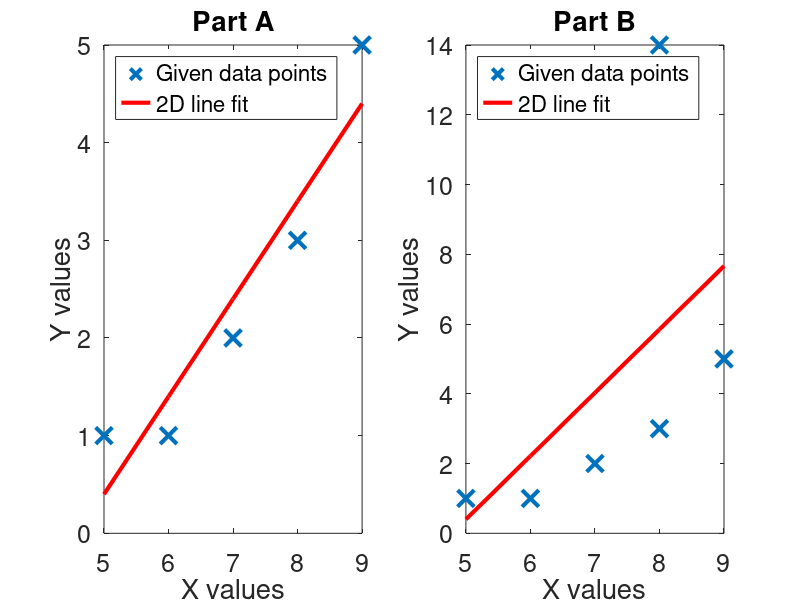

Source code (MATLAB): (Note: this script raises an error after producing the figure.)
close all
clear

%Dataset one
px1 = [5, 6, 7, 8, 9];
py1 = [1, 1, 2, 3, 5];

%M = 2, N = length(x)

A1 = [px1' , ones(length(px1),1)]; %A Matrix
b1 = py1'; %Leftovers

x1 = inv(A1' * A1) * A1' * b1 %Calculating the unknowns 

Y1 = x1(1) * px1 + x1(2); %Final Y1


%Plotting the graph
figure(2)
ax1 = subplot(1,2,1)
plot ( px1, py1, 'x', 'markers',12,'LineWidth',3 ); %Given dataset plot
hold on
plot ( px1 , Y1 , 'r-','LineWidth',3);%2d Line fit plot
hold off;
title('Part A');
ylabel('Y values');
xlabel('X values');
legend('Given data points', '2D line fit','Location','northwest');
set(gca,'FontSize',18);

%Dataset 2
px2 = [5, 6, 7, 8, 8, 9];
py2 = [1, 1, 2, 3, 14, 5];

A2 = [px2' , ones(length(px2),1)];
b2 = py2';

x2 = inv(A2' * A2) * A2' * b2

Y2 = x2(1) * px2 + x2(2);

%Plotting the Graph
ax2 = subplot(1,2,2)
plot ( px2, py2, 'x','markers',12,'LineWidth',3 ); %Given dataset plot
hold on
plot ( px2 , Y2 , 'r-','LineWidth',3); %2d Line fit plot
hold off;
title('Part B');
ylabel('Y values');
xlabel('X values');
legend('Given data points', '2D line fit','Location','northwest');
set(gca,'FontSize',18);
axis([ax1,ax2], [4 10 0 16])
%Plotting Raw Data Points
figure(99)
plot(px1, py1, 'X','markers',22,'LineWidth',5)
ylabel('Y values');
xlabel('X values');
%title('Part A Dataset');
legend('Data points','location','NorthWest');
set(gca,'FontSize',20,'YTick',[0:1:15]);
axis([4 10 0 6])

figure(100)
plot(px2, py2, 'X','markers',22,'LineWidth',5)
ylabel('Y values');
xlabel('X values');
%title('Part B Dataset');
set(gca,'FontSize',20,'YTick',[0:2:15]);
legend('Data points','location','NorthWest');
axis([4 10 0 15])


%Part Three ( Power Function)

%Read the dataset from file into a table
Tble = readtable('83people-all-meals.txt');

%Convert the table into an array
A1 = table2array(Tble);

%Extract the 3rd column(i.e Bites taken)
Bites = A1(:,3);

%Calculate Kilocalories per bite
CalBite = A1(:,4) ./ A1(:,3) ;

%extract every 7th data
Bites_reduced = zeros(length(A1(:,1)),1);
CalBite_reduced = zeros(length(A1(:,1)),1);
j = 1;
for i = 1:10:(length(Bites))
    Bites_reduced(j,1) = Bites(i,1);
    CalBite_reduced(j,1) = CalBite(i,1);
    j = j+ 1;
end

%PArt 3 Raw data plot
figure(1)
plot(Bites_reduced,CalBite_reduced,'ko','markers',5);
xlabel("Number of bites");
ylabel("Kilo-calories per bite")
legend("Data Points");
set(gca,'FontSize',20);
axis([0 150 0 100])

%setting up the Matrices

% y3 = ax^b;
% V = K + bu3
% V = log(y3)
% K = log(a)
% u3 = log(x)

u3 = log(Bites);
v = log(CalBite);

A3 = [u3 ones(length(Bites),1)];
b3 = [v];

x3 = inv(A3' * A3) * A3' * b3;

a3 = exp(x3(2,1));
b3 = x3(1,1);

X3 = 0:max(Bites);
Y3 = a3 * X3.^b3;

% Plotting the graph
figure(3)
plot(Bites_reduced,CalBite_reduced, 'ko','markersize',5,'linewidth',1);
hold on;
plot(X3,Y3,'k-','LineWidth',4);
hold off;
xlabel("Number of bites");
ylabel("Kilo-calories per bite");
legend('Data Points','Power -Fit');
set(gca,'FontSize',18);
axis([0 150 0 100])

%Part 3 - Polynomial

A4 = [Bites ones(length(Bites),1)];
b4 = [CalBite];
x4 = inv(A4' * A4) * A4' * b4;

X4 = 0:max(Bites);
Y4 = x4(1,1) .* Bites + x4(2,1);

% Plotting the graph
figure(4)
plot(Bites_reduced,CalBite_reduced, 'ko','markersize',5,'linewidth',1);
hold on;
plot(Bites,Y4,'k-','LineWidth',4);
hold off;
xlabel("bites");
xlabel("Number of bites");
ylabel("Kilo-calories per bite");
legend('Data Points','Line-Fit');
set(gca,'FontSize',18);
axis([0 150 0 100])
